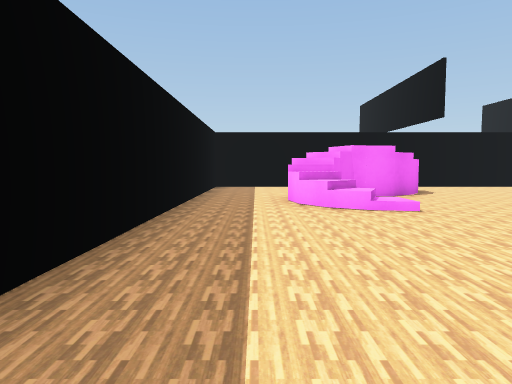
[1] (above)

17 first-person views from a walk through a 3-D level made in the Unity game engine. The camera is 1.5 m above the floor, tilts 4° down and sees 70° across. The floor is counted in squares, 2 m on a side. Each view is taken from the middle of a square. On the plan, view 1 faces up. The plan holds only what a view shows up to about 11 squares ahead; the rest is blank. The place goes on beyond the plan. The player character is not drawn.

[2]
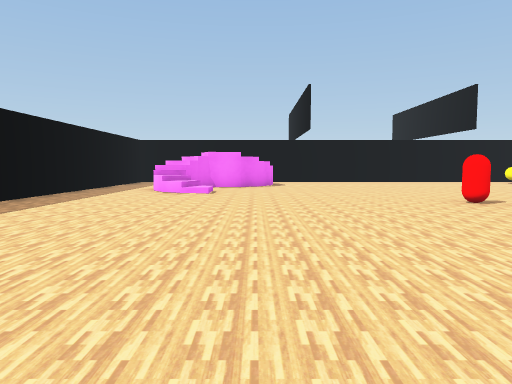

[3]
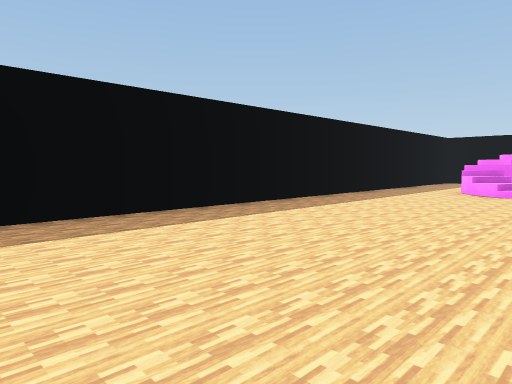

[4]
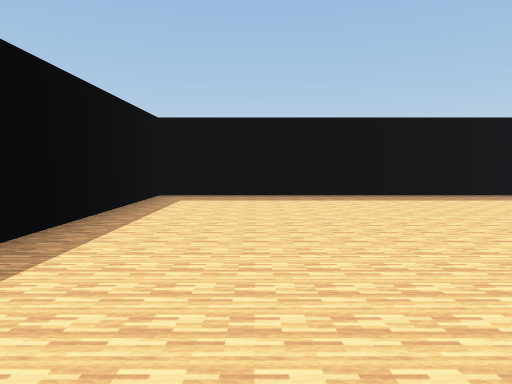

[5]
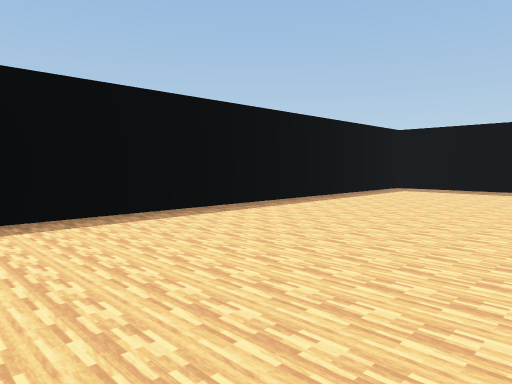

[6]
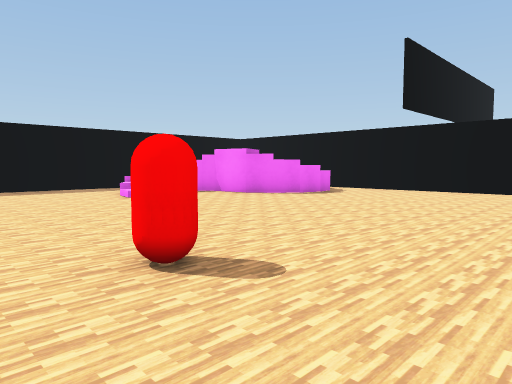

[7]
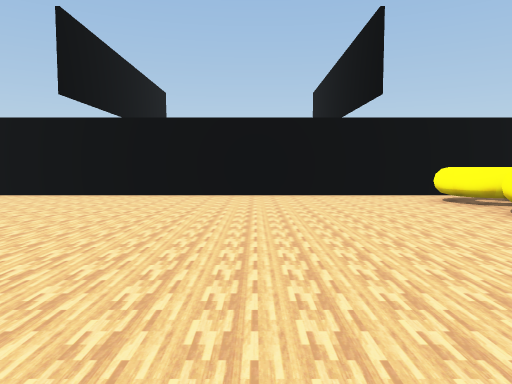

[8]
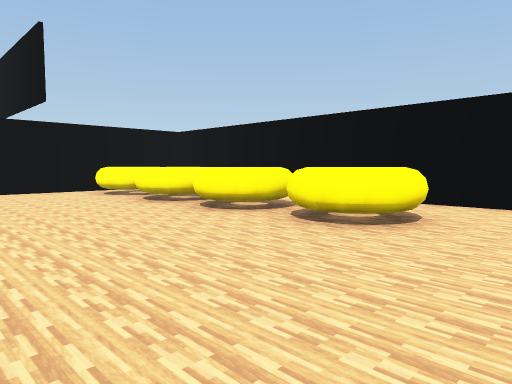

[9]
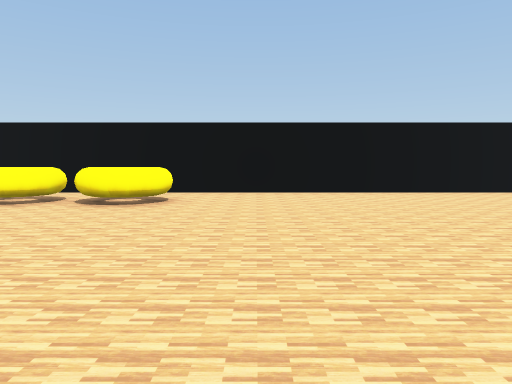

[10]
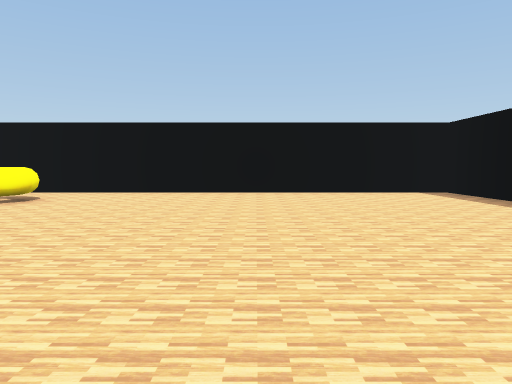

[11]
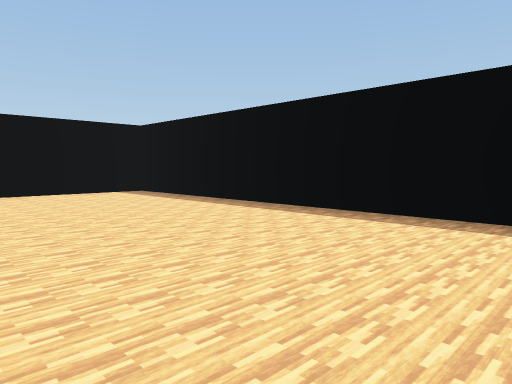

[12]
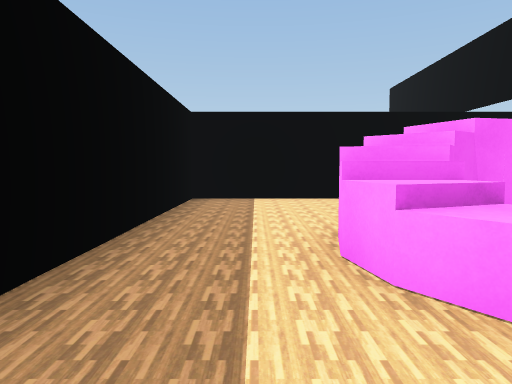

[13]
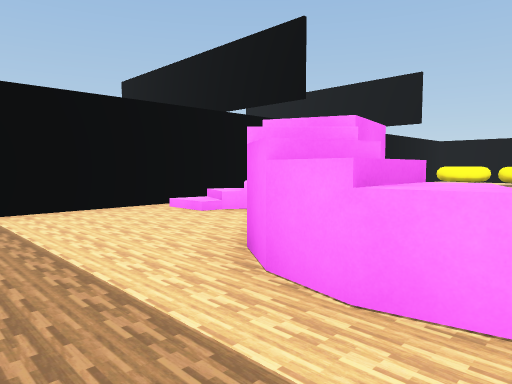

[14]
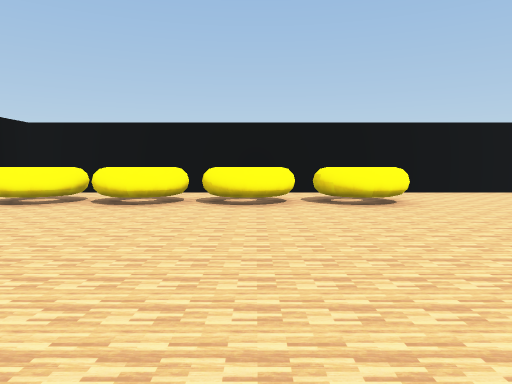

[15]
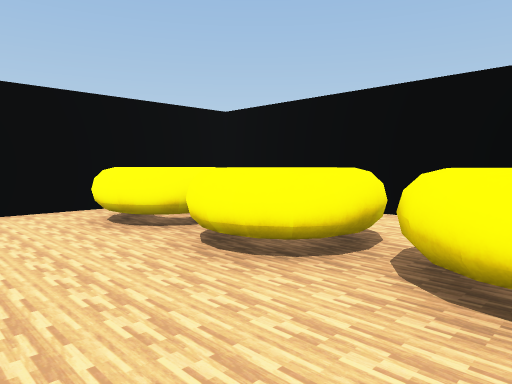

[16]
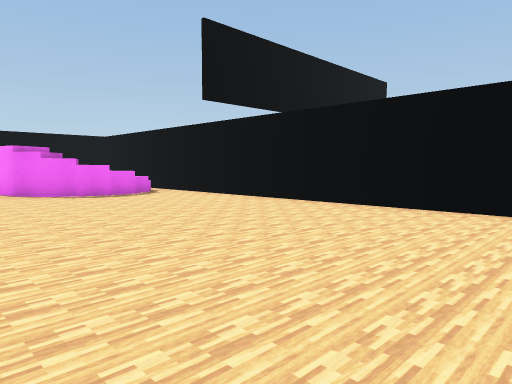

[17]
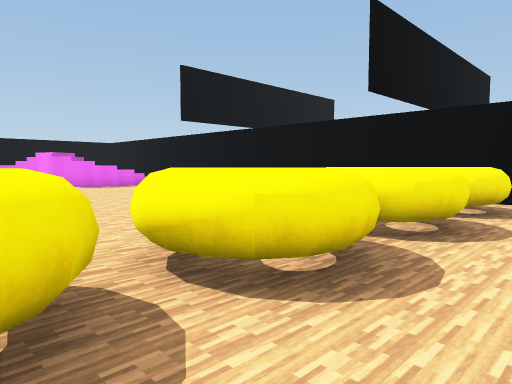

### Floor plan
Key: @ floor where view 1 was taken; # wall or solid block; . floor; / step, stairs or slope; = window, fence, low wall or low ledge; ^ raised ledge; O other object.
Columns run from 2 left of view 1 to 19 right of it. Each row starts with its distance up from view 1.
 14 ######################
 13 #..../...........  ..#
 12 #....//..........^^=.#
 11 #..... ..........^^#.#
 10 #...##/..........^^#.#
  9 #..## ...........^^=.#
  8 #..#/............#^#.#
  7 #..=/............^^=.#
  6 #.../............###.#
  5 #................^^=.#
  4 #................#^ .#
  3 #..........O.........#
  2 #....................#
  1 #....................#
  0 #.@..................#
 -1 #....................#
 -2 #....................#
 -3 #....................#
 -4 #....................#
 -5 #....................#
 -6 #....................#
 -7 ######################

Where each view was taken, in squares from view 1:
view 1: 0 up, 0 right, facing up
view 2: 4 down, 4 right, facing up
view 3: 4 down, 4 right, facing up-left
view 4: 4 down, 8 right, facing left
view 5: 1 down, 11 right, facing down-left
view 6: 2 up, 11 right, facing up-left
view 7: 4 up, 11 right, facing up
view 8: 2 up, 11 right, facing up-right
view 9: 2 up, 8 right, facing right
view 10: 1 down, 8 right, facing right
view 11: 1 down, 8 right, facing down-right
view 12: 5 up, 0 right, facing up
view 13: 7 up, 1 left, facing up-right
view 14: 7 up, 8 right, facing right
view 15: 7 up, 13 right, facing up-right
view 16: 7 up, 14 right, facing up-left
view 17: 5 up, 18 right, facing up-left
